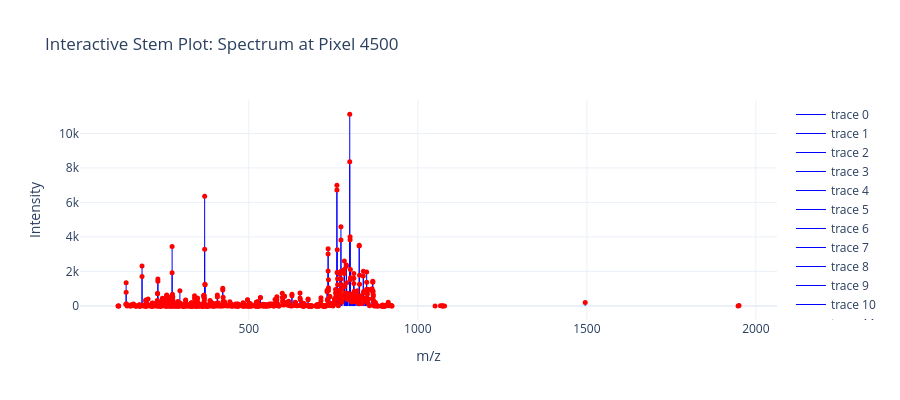

Notebook source saved alongside this figure:
### Code cell
interactive_stem_spectrum_pixel(adata, pixel_index=4500, mz_min=100, mz_max=2000)
